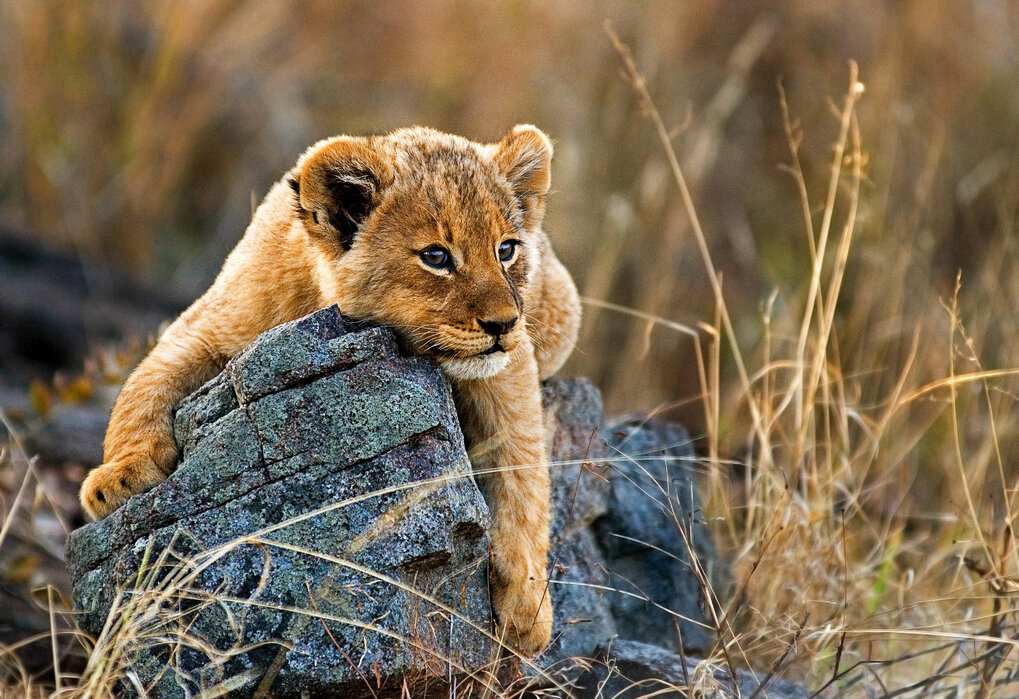
#> input picture input.jpg, 1019 x 699 px, found by its file name
$ python Q3_image_rotation.py
#> lines starting #> are read from the running program, lines starting #| are printed output that depends on the picture
import cv2

def rotate_image(image_path, angle, output_path):
#> called with image_path = '../images/input.jpg', angle = 45, output_path = '../images/output/rotated_45.jpg'
    img = cv2.imread(image_path)
#> img is the input picture: shape (699, 1019, 3); mean B, G, R 83.2, 107, 123.9
    h, w = img.shape[:2]
#> h = 699; w = 1019
    M = cv2.getRotationMatrix2D((w//2, h//2), angle, 1.0)
    rotated = cv2.warpAffine(img, M, (w, h))
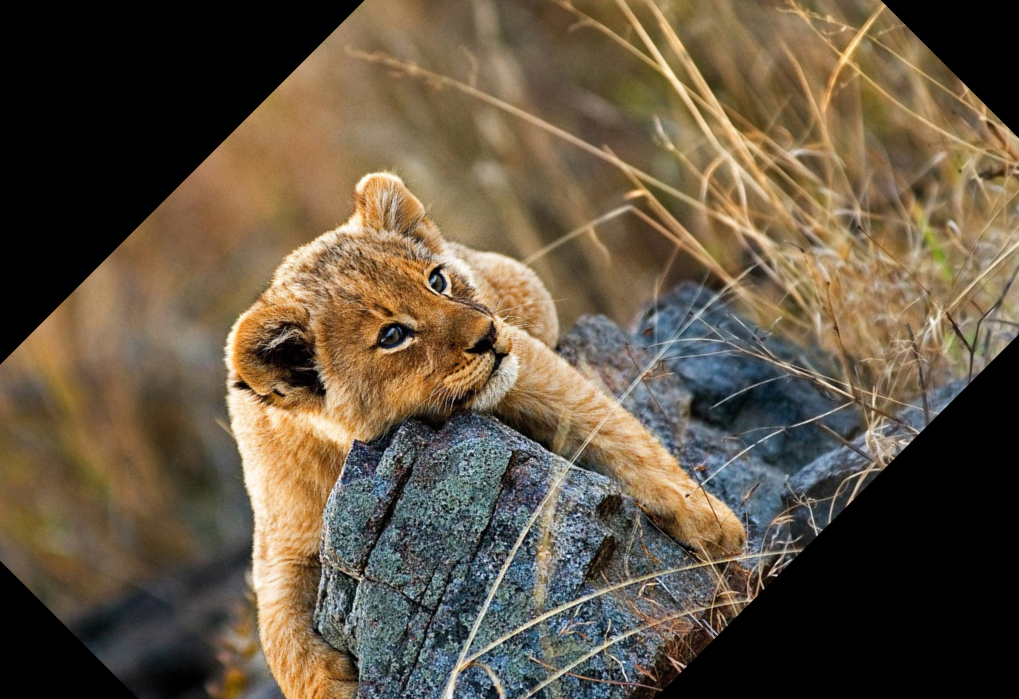
#> rotated: shape (699, 1019, 3); mean B, G, R 66.9, 85.9, 99.5
    cv2.imwrite(output_path, rotated)
    print(f"Saved rotated image ({angle}°) to {output_path}")

    cv2.imshow(f'Rotated {angle}°', rotated)
    cv2.waitKey(0)
    cv2.destroyAllWindows()

if __name__ == "__main__":
    input_image = "../images/input.jpg"
    rotate_image(input_image, 45, "../images/output/rotated_45.jpg")
    rotate_image(input_image, 90, "../images/output/rotated_90.jpg")
#> call 2 of rotate_image, with image_path = '../images/input.jpg', angle = 90, output_path = '../images/output/rotated_90.jpg'
#> in rotate_image (call 2), `rotated = cv2.warpAffine(img, M, (w, h))`:
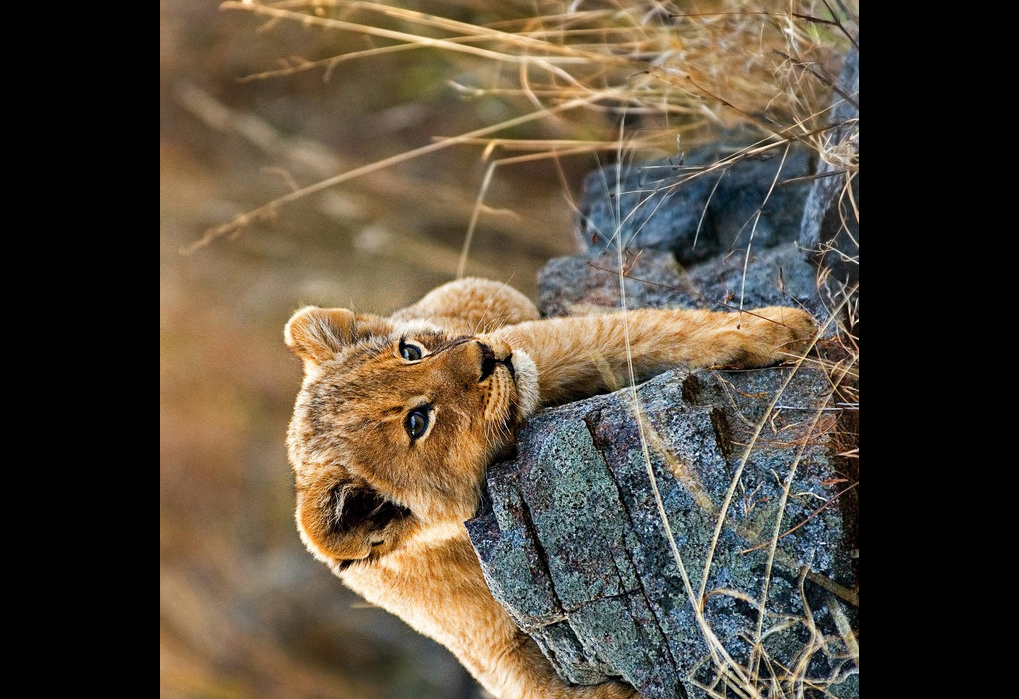
#> rotated: shape (699, 1019, 3); mean B, G, R 60.3, 75.4, 86.3
